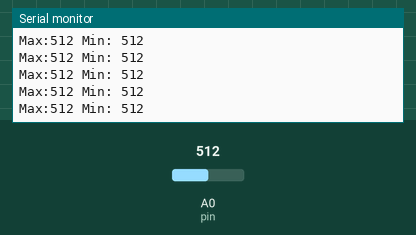
This sketch was run on a simulated Arduino Uno, built with avr-gcc and run on an emulated ATmega328P. Shown: the last lines printed to the serial monitor. Inputs (shaded band) come from the test bench; at power-on: A0 (pin) = 512.

Above: at 1.2 s.
1.3 s: A0 (pin) set to 985
At 2.4 s:
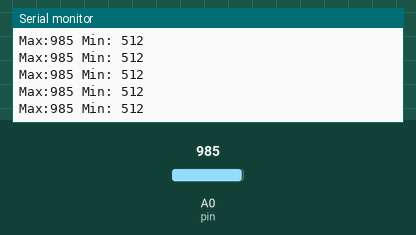
4.3 s: A0 (pin) set to 1010
At 4.9 s:
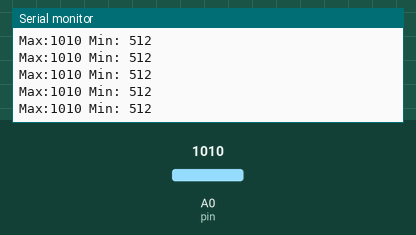
8.8 s: A0 (pin) set to 11
At 9.5 s:
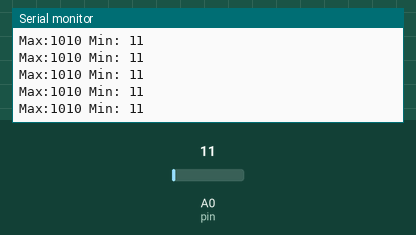
10.3 s: A0 (pin) set to 8
At 11.1 s:
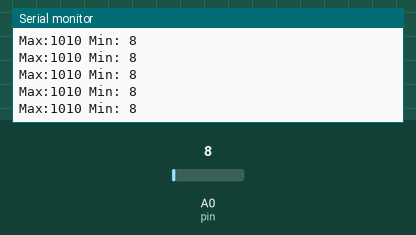
Timing chart, 0 to 12.8 s (numbered marks = the images above; inputs shaded):
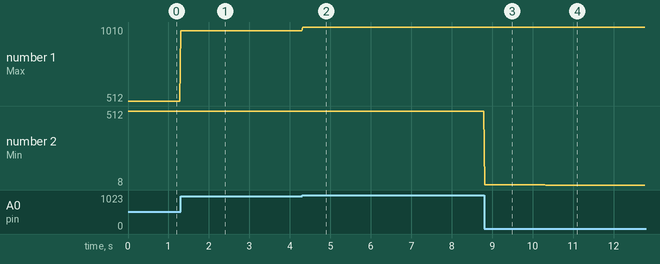

The sketch:

flex_sensor_calibrate.ino
```cpp
//flex sensor calibration

const int pin = A0;

int min = 2000;
int max = -1;

void setup() {
  Serial.begin(9600);

}

void loop() {

  int read = analogRead(pin);

  if (read > max) {
    max = read;
  }
  if (read < min) {
    min = read;
  }


  Serial.print("Max:");
  Serial.print(max);
  Serial.print(" Min: ");
  Serial.println(min);


  delay(25);

}
```

Measured:
- after the input at 1.3 s, the serial monitor: prints a new line at once (image 1)
- after the input at 4.3 s, the serial monitor: prints a new line at once (image 2)
- after the input at 8.8 s, the serial monitor: prints a new line at once (image 3)
- after the input at 10.3 s, the serial monitor: prints a new line at once (image 4)
- plotted number 1: 512 → 985 after the input at 1.3 s, 985 → 1010 after the input at 4.3 s
- plotted number 2: 512 → 11 after the input at 8.8 s, 11 → 8 after the input at 10.3 s
